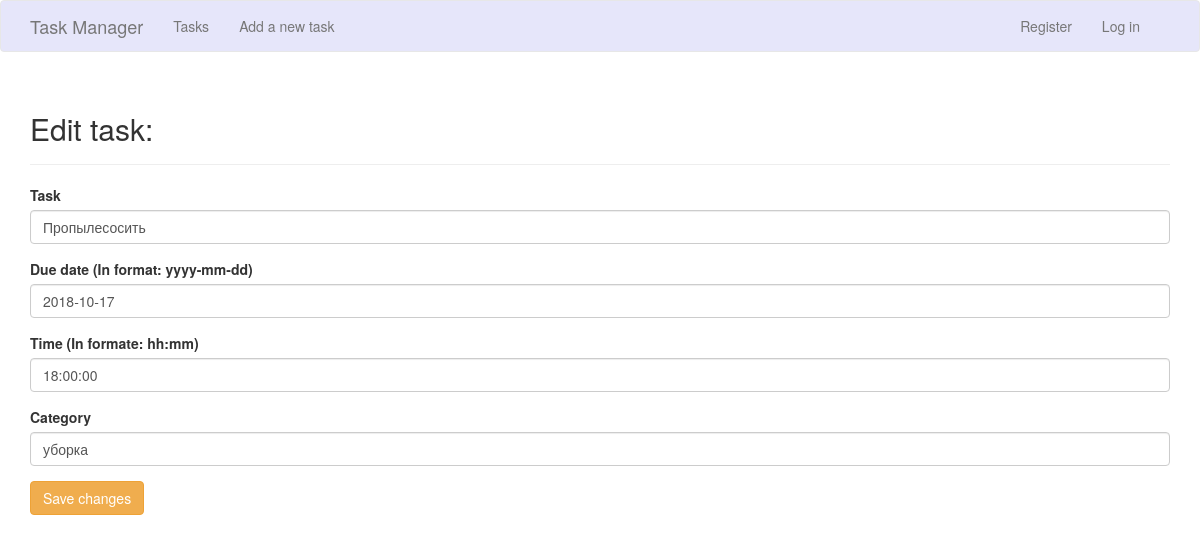
/edit_task/1/, run on the app's committed database.
### tasks_manager/models.py (models this page shows, shortened)
class Task(models.Model):
    text=models.CharField(max_length=200)
    time = models.TimeField()
    due_date = models.DateField()
    owner = models.ForeignKey(User)
    is_complete = models.BooleanField(default=False)
    category = models.CharField(max_length=200)

### tasks_manager/views.py (the view)
# urls.py: url(r'^edit_task/(?P<task_id>\d+)/$', views.edit_task,
def edit_task(request, task_id):
    task = Task.objects.get(id=task_id)
    if request.method != 'POST':
        form = TaskForm(instance=task)
    else:
        form = TaskForm(instance=task, data=request.POST)
        if form.is_valid():
            form.save()
            return HttpResponseRedirect(reverse('tasks_manager:tasks'))
    context = {'task': task, 'form': form}
    return render(request, 'tasks_manager/edit_task.html', context)

### tasks_manager/forms.py
class TaskForm(forms.ModelForm):
    class Meta:
        model = Task
        fields = ['text', 'due_date', 'time', 'category']
        labels = {'text': 'Task', 'due_date': 'Due date (In format: yyyy-mm-dd)', 'time': 'Time (In formate: hh:mm)'}

### tasks_manager/templates/tasks_manager/edit_task.html (shortened to what this page needs)
{% extends "tasks_manager/base.html" %}
{% load bootstrap3 %}
{% block header %}
  <h2>Edit task:</h2>
{% endblock header %}
{% block content %}
  <form action="{% url 'tasks_manager:edit_task' task.id %}" method='post'>
    {% bootstrap_form form %}
    {% buttons %}
      <button name="submit" class="btn btn-warning">Save changes</button>
    {% endbuttons %}
  </form>
{% endblock content %}

### data on the page
Task: text "Пропылесосить", due_date "2018-10-17", time "18:00:00", category "уборка"
